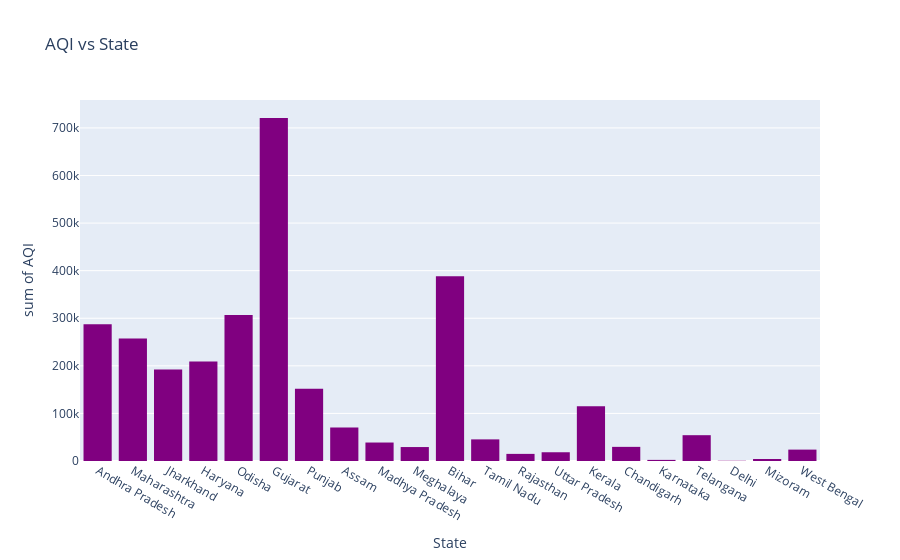

Notebook code for this chart:
### Code cell
fig = px.histogram(df, x='State', y='AQI', title='AQI vs State',
             color_discrete_sequence = ["purple"])
fig.show()

### Figure 1 — Plotly figure (JSON) as saved in the notebook; plotly's stock layout.template omitted (floating-point values rounded to 4 significant figures; data arrays with more than 128 entries replaced by an {"elided": "..."} marker saying what was removed)
{"data": [{"alignmentgroup": "True", "bingroup": "x", "histfunc": "sum", "hovertemplate": "State=%{x}<br>sum of AQI=%{y}<extra></extra>", "legendgroup": "", "marker": {"color": "purple", "pattern": {"shape": ""}}, "name": "", "offsetgroup": "", "orientation": "v", "showlegend": false, "type": "histogram", "x": {"elided": "16996 str values"}, "xaxis": "x", "y": {"elided": "16996 float values"}, "yaxis": "y"}], "layout": {"barmode": "relative", "legend": {"tracegroupgap": 0}, "title": {"text": "AQI vs State"}, "xaxis": {"anchor": "y", "domain": [0, 1], "title": {"text": "State"}}, "yaxis": {"anchor": "x", "domain": [0, 1], "title": {"text": "sum of AQI"}}}}
